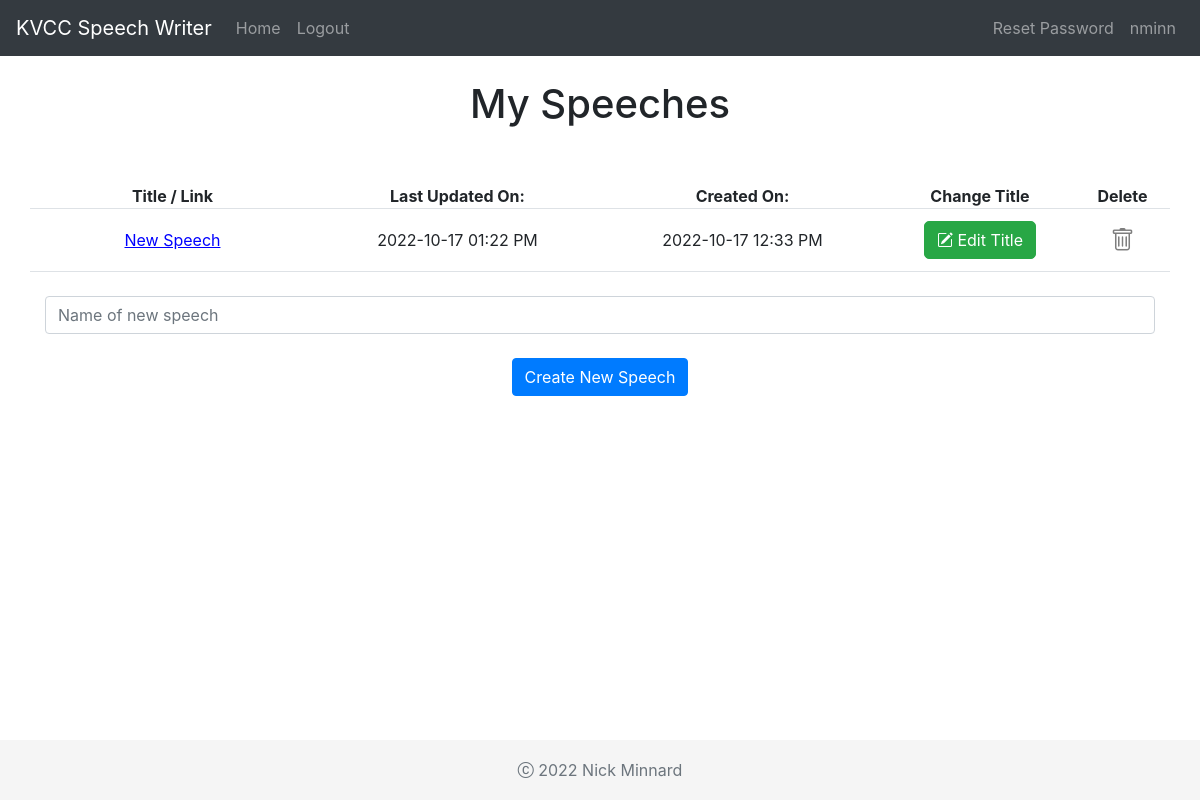
The app's page / (signed in) with its own data.
### app/models.py (models this page shows)
class User(db.Model, UserMixin):
  id = db.Column(db.Integer, primary_key=True)
  email = db.Column(db.String(150), unique=True)
  password = db.Column(db.String(150))
  username = db.Column(db.String(150))
  current_speech_id = db.Column(db.Integer)
  speeches = db.relationship('Speech')

class Speech(db.Model):
  id = db.Column(db.Integer, primary_key=True)
  title = db.Column(db.String(150))
  data = db.Column(
    sqlalchemy_jsonfield.JSONField(
      enforce_string=True,
      enforce_unicode=False
    ),
    nullable=False
  )
  updated = db.Column(db.DateTime(timezone=True), default=datetime.datetime.now(tz=NYC), onupdate=lambda: datetime.datetime.now(tz=NYC))
  created = db.Column(db.DateTime(timezone=True), default=datetime.datetime.now(tz=NYC))
  user_id = db.Column(db.Integer, db.ForeignKey('user.id'))
  def get_updated(self):
    return self.updated.strftime("%Y-%m-%d %I:%M %p")
  def get_created(self):
    return self.created.strftime("%Y-%m-%d %I:%M %p")

### app/views.py (the view, shortened to what this page needs)
@login_required
@views.route('/', methods=['GET', 'POST'])
def home():
  if request.method == 'GET':
    if current_user and current_user.is_authenticated:
      return render_template("home.html", user=current_user)
    else:
      return redirect(url_for("auth.login"))

### app/templates/home.html (shortened to what this page needs)
{% extends "base.html" %}
{% block content %}
<div class="container">
  <br>
  <h1 align="center">My Speeches</h1>
  <br><br>
  <div class="row border-bottom">
    <div class="col-3 d-flex justify-content-center align-items-center">
      <span><b>Title / Link</b></span>
    </div>
    <div class="col-3 d-flex justify-content-center align-items-center">
      <span><b>Last Updated On:</b></span>
    </div>
    <div class="col-3 d-flex justify-content-center align-items-center">
      <span><b>Created On:</b></span>
    </div>
    <div class="col-2 d-flex justify-content-center align-items-center">
      <span><b>Change Title</b></span>
    </div>
    <div class="col-1 d-flex justify-content-center align-items-center">
      <span><b>Delete</b></span>
    </div>
  </div>
  {% for speech in user.speeches %}
  <div class="row border-bottom py-2">
    <div class="col-3 d-flex justify-content-center align-items-center">
      <a class="btn-link" onclick="loadSpeech(document.getElementById('{{speech.id}}').id)" style="cursor: pointer;margin:auto;color:blue;text-decoration:underline;">{{ speech.title }}</a>
    </div>
    <div class="col-3 d-flex justify-content-center align-items-center">
      <span class="">{{ speech.get_updated() }}</span>
    </div>
    <div class="col-3 d-flex justify-content-center align-items-center">
      <span>{{ speech.get_created() }}</span>
    </div>
    <div class="col-2 p-1 d-flex justify-content-center align-items-center">
      <button class="btn btn-success" onclick="updateTitle(document.getElementById('{{speech.id}}').id)" style="border-radius:5px;">
        <i class="bi bi-pencil-square"></i> Edit Title
      </button>
    </div>
    <div class="col-1 d-flex justify-content-center align-items-center">
      <button type="button" id="{{speech.id}}" class="close" onclick="deleteSpeech(document.getElementById('{{speech.id}}').id)">
        <span aria-hidden="true"><i class="bi bi-trash"></i> </span>
      </button>
    </div>
  </div>
  {% endfor %}
  <br>
  <form method="POST">
    <div class="input-group">
      <input name="title" id="title" type="text" class="form-control" placeholder="Name of new speech">
    </div>
    <br>
    <div align="center">
      <button type="submit" class="btn btn-primary">Create New Speech</button>
    </div>
  </form>
</div>
{% endblock %}

### app/templates/base.html (shortened to what this page needs)
<!DOCTYPE html>
<html>
  <head>
    <link rel="stylesheet" href="https://stackpath.bootstrapcdn.com/bootstrap/4.4.1/css/bootstrap.min.css" />
    <link rel="stylesheet" href="https://stackpath.bootstrapcdn.com/font-awesome/4.7.0/css/font-awesome.min.css" />
    <link rel="stylesheet" href="https://cdn.jsdelivr.net/npm/bootstrap-icons@1.9.1/font/bootstrap-icons.css">
    <link rel="stylesheet" href="{{ url_for('static', filename="base.css")}}">
  </head>
  <body>
    <nav class="navbar navbar-expand-lg navbar-dark bg-dark">
      <div class="collapse navbar-collapse" id="navbar">
        {% if user.is_authenticated %}
          <div class="navbar-nav">
            <a class="navbar-brand" href="#">KVCC Speech Writer</a>
            <a class="nav-item nav-link" id="home" href="/">Home</a>
            <a class="nav-item nav-link" id="logout" href="/logout">Logout</a>
          </div>
          <div class="navbar-nav ml-auto">
            <a class="nav-item nav-link mx-auto" id="reset-password" href="/reset-password">Reset Password</a>
            <a class="nav-item nav-link" href="/">{{ user.username }}</a>
          </div>
        {% else %}
          <div class="navbar-nav">
            <a class="nav-item nav-link" id="login" href="/login">Login</a>
            <a class="nav-item nav-link" id="signup" href="/signup">Sign Up</a>
          </div>
        {% endif %}
        </div>
    </nav>
    {% block content %}
    {% endblock %}
    <footer class="footer">
      <div class="container text-center">
        <span class="text-muted"><i class="bi bi-c-circle"></i> 2022 Nick Minnard</span>
      </div>
    </footer>
  </body>
</html>

### app/static/base.css (style rules this page uses)
.footer { position: absolute; bottom: 0; width: 100%; height: 60px; line-height: 60px; background-color: #f5f5f5; }

### records on screen
User: username "nminn"
Speech: title "New Speech", get_updated "2022-10-17 01:22 PM", get_created "2022-10-17 12:33 PM"
